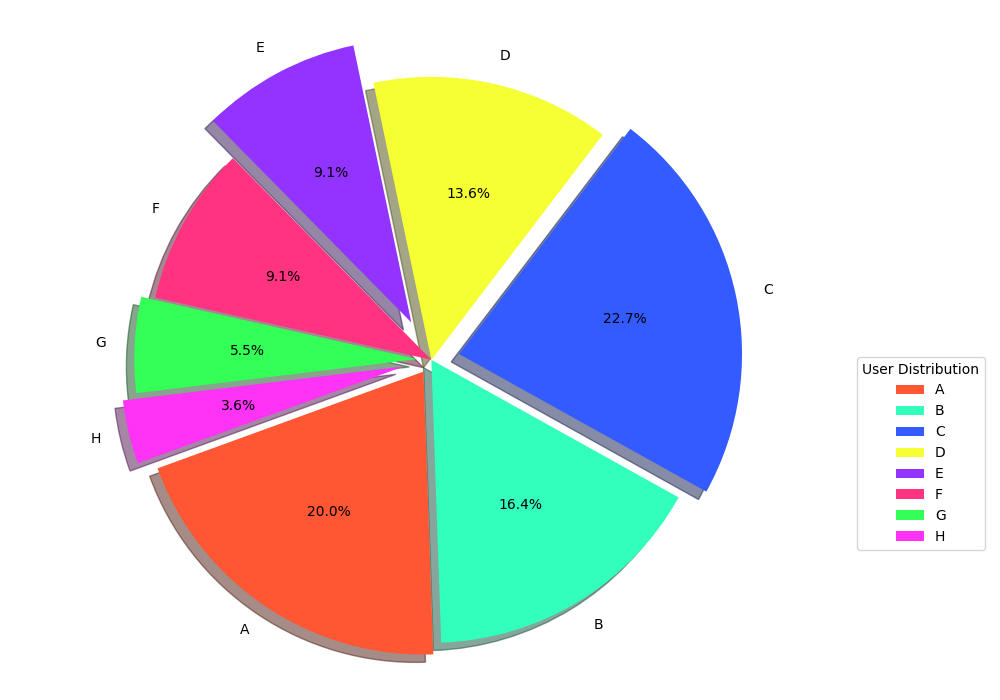

Here is the Python script that generated this plot:
import matplotlib.pyplot as plt

# Adding two more user categories (G and H) to the data series
user_percentages = [22, 18, 25, 15, 10, 10, 6, 4]

# Adding colors for the new categories
colors = ['#FF5733', '#33FFBD', '#335BFF', '#F5FF33', '#9333FF', '#FF3380', '#33FF57', '#FF33F6']

plt.figure(figsize=(10, 7))
plt.pie(
    user_percentages,
    colors=colors,
    startangle=200,
    autopct='%1.1f%%',
    explode=[0.05, 0, 0.1, 0, 0.15, 0, 0.05, 0.1],  # Adding explode for G and H
    labels=['A', 'B', 'C', 'D', 'E', 'F', 'G', 'H'],  # Updated labels to include G and H
    shadow=True
)

plt.axis('equal')
plt.legend(title="User Distribution", loc="upper left", bbox_to_anchor=(1, 0.5))
plt.grid(visible=True, linestyle='--', alpha=0.7)
plt.tight_layout()
plt.show()
